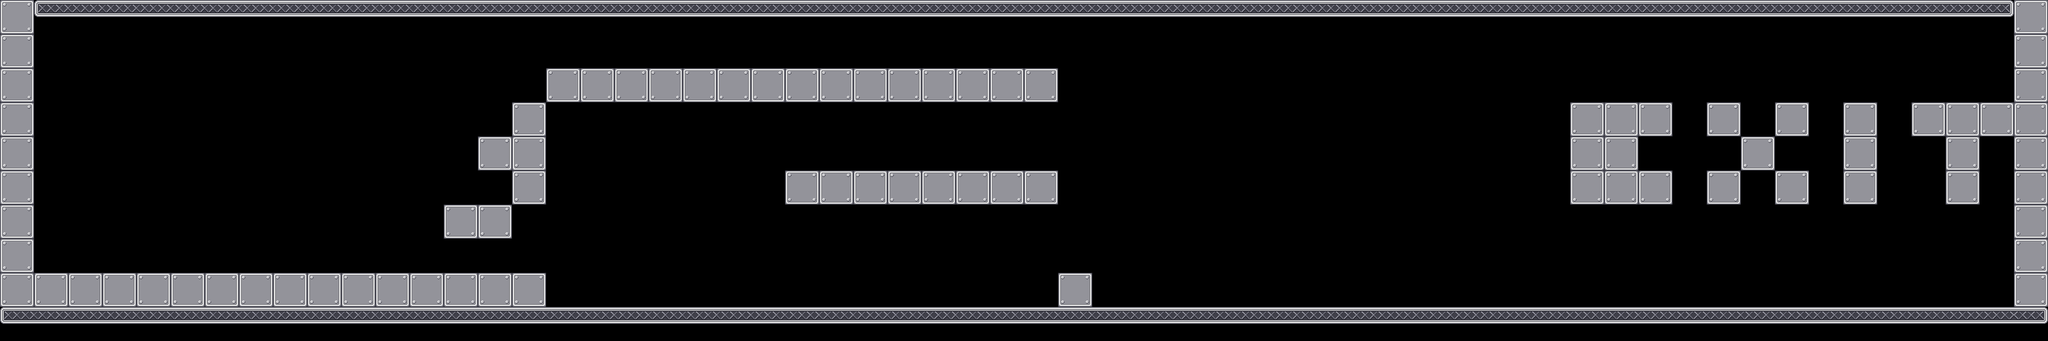

Below is a game level as drawn by its tile map, then a one-line description and the .tmx that defines it (tile-layer data replaced by summaries):
An orthogonal 60x10 tile map with 64x64 px tiles, 1 tile layer (Calque de Tile 1), 6 tilesets and 36 objects.

<map version="1.0" orientation="orthogonal" width="60" height="10" tilewidth="64" tileheight="64">
 <tileset firstgid="1" name="mur" tilewidth="64" tileheight="64">
  <image source="mur.png" trans="ffffff" width="64" height="64" />
 </tileset>
 <tileset firstgid="2" name="sol" tilewidth="64" tileheight="64">
  <image source="sol.png" trans="ffffff" width="64" height="64" />
 </tileset>
 <tileset firstgid="3" name="alone" tilewidth="64" tileheight="64">
  <image source="alone.png" width="64" height="64" />
 </tileset>
 <tileset firstgid="4" name="left" tilewidth="64" tileheight="64">
  <image source="left.png" width="64" height="64" />
 </tileset>
 <tileset firstgid="5" name="mid" tilewidth="64" tileheight="64">
  <image source="mid.png" width="64" height="64" />
 </tileset>
 <tileset firstgid="6" name="right" tilewidth="64" tileheight="64">
  <image source="right.png" width="64" height="64" />
 </tileset>
 <layer name="Calque de Tile 1" width="60" height="10">
  <data>[600 cells, 202 non-empty, 5 distinct tile ids]</data>
 </layer>
 <objectgroup color="#00ff00" name="wall" width="60" height="10">
  <object x="0" y="0" width="64" height="576" />
  <object x="3776" y="0" width="64" height="576" />
  <object x="960" y="192" width="64" height="128" />
 </objectgroup>
 <objectgroup color="#0000ff" name="platform" width="60" height="10">
  <object x="0" y="576" width="3840" height="64" />
  <object x="64" y="0" width="3712" height="64" />
  <object x="1984" y="512" width="64" height="64" />
  <object x="64" y="512" width="960" height="64" />
  <object x="832" y="384" width="128" height="64" />
  <object x="1024" y="128" width="960" height="64" />
  <object x="896" y="256" width="64" height="64" />
  <object x="960" y="320" width="64" height="64" />
  <object x="1472" y="320" width="512" height="64" />
 </objectgroup>
 <objectgroup color="#ffffff" name="movable" width="60" height="10" />
 <objectgroup color="#ff6666" name="destroyable" width="60" height="10">
  <object x="1408" y="192" width="64" height="64" />
  <object x="1408" y="256" width="64" height="64" />
 </objectgroup>
 <objectgroup color="#ff0000" name="metalman" width="60" height="10">
  <object x="128" y="448" width="64" height="64" />
 </objectgroup>
 <objectgroup color="#ff0000" name="themagnet" width="60" height="10">
  <object x="256" y="448" width="64" height="64" />
 </objectgroup>
 <objectgroup color="#800000" name="generator" width="60" height="10" />
 <objectgroup color="#66ccff" name="switch" width="60" height="10" />
 <objectgroup color="#e6e6e6" name="metal" width="60" height="10" />
 <objectgroup color="#333333" name="gate" width="60" height="10">
  <object x="1024" y="320" width="448" height="64">
   <properties>
    <property name="id" value="1" />
   </properties>
  </object>
  <object x="960" y="64" width="64" height="128">
   <properties>
    <property name="id" value="2" />
   </properties>
  </object>
 </objectgroup>
 <objectgroup color="#004080" name="acid" width="60" height="10">
  <object x="1280" y="512" width="64" height="64">
   <properties>
    <property name="type" value="hm" />
   </properties>
  </object>
  <object x="1920" y="512" width="64" height="64">
   <properties>
    <property name="type" value="hd" />
   </properties>
  </object>
  <object x="1216" y="512" width="64" height="64">
   <properties>
    <property name="type" value="hm" />
   </properties>
  </object>
  <object x="1472" y="512" width="64" height="64">
   <properties>
    <property name="type" value="hm" />
   </properties>
  </object>
  <object x="1152" y="512" width="64" height="64">
   <properties>
    <property name="type" value="hm" />
   </properties>
  </object>
  <object x="1408" y="512" width="64" height="64">
   <properties>
    <property name="type" value="hm" />
   </properties>
  </object>
  <object x="1088" y="512" width="64" height="64">
   <properties>
    <property name="type" value="hm" />
   </properties>
  </object>
  <object x="1024" y="512" width="64" height="64">
   <properties>
    <property name="type" value="hg" />
   </properties>
  </object>
  <object x="1536" y="512" width="64" height="64">
   <properties>
    <property name="type" value="hm" />
   </properties>
  </object>
  <object x="1344" y="512" width="64" height="64">
   <properties>
    <property name="type" value="hm" />
   </properties>
  </object>
  <object x="1600" y="512" width="64" height="64">
   <properties>
    <property name="type" value="hm" />
   </properties>
  </object>
  <object x="1728" y="512" width="64" height="64">
   <properties>
    <property name="type" value="hm" />
   </properties>
  </object>
  <object x="1856" y="512" width="64" height="64">
   <properties>
    <property name="type" value="hm" />
   </properties>
  </object>
  <object x="1792" y="512" width="64" height="64">
   <properties>
    <property name="type" value="hm" />
   </properties>
  </object>
  <object x="1664" y="512" width="64" height="64">
   <properties>
    <property name="type" value="hm" />
   </properties>
  </object>
 </objectgroup>
 <objectgroup color="#ffff00" name="arc" width="60" height="10" />
 <objectgroup color="#ffff00" name="levelend" width="60" height="10">
  <object x="3456" y="384" width="320" height="192">
   <properties>
    <property name="next" value="level8" />
   </properties>
  </object>
 </objectgroup>
 <objectgroup color="#800080" name="gateswitch" width="60" height="10">
  <object x="896" y="320" width="64" height="64">
   <properties>
    <property name="id" value="1" />
   </properties>
  </object>
  <object x="2560" y="512" width="64" height="64">
   <properties>
    <property name="id" value="2" />
   </properties>
  </object>
 </objectgroup>
</map>
